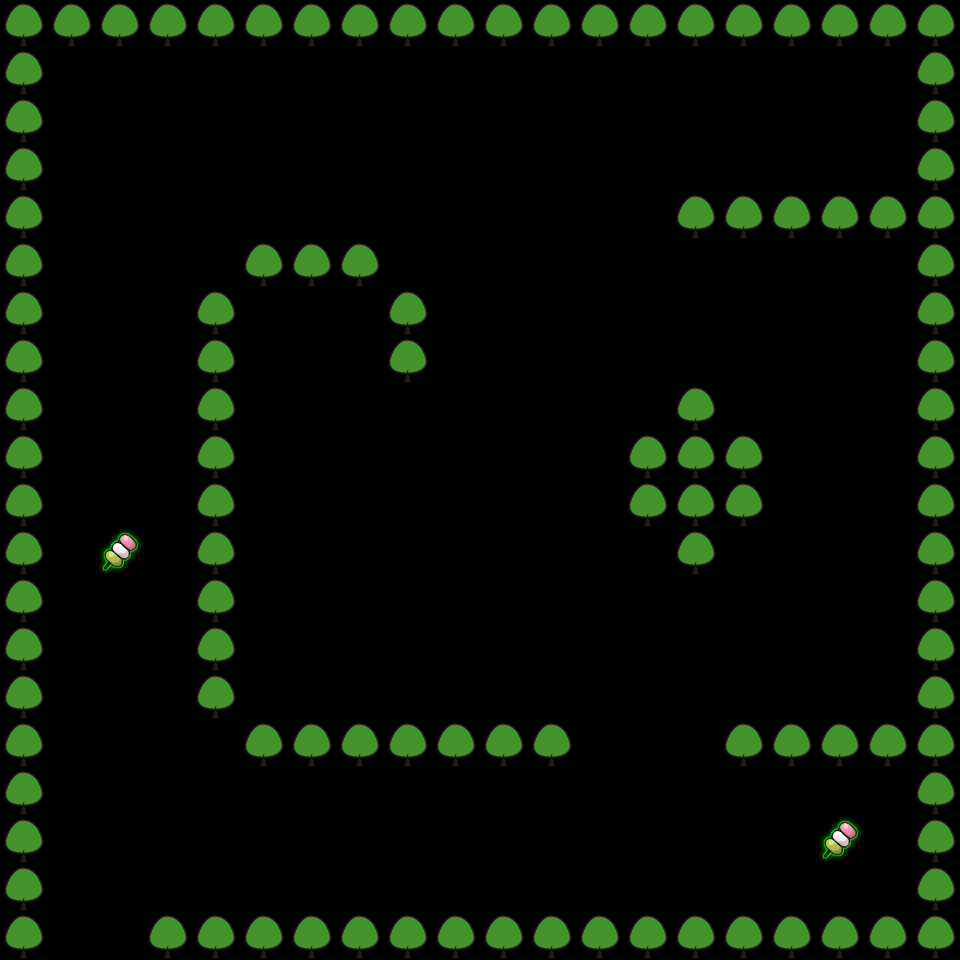

This game map was drawn from its Tiled (.tmx) file and the tilesets committed beside it. A one-line description and the trimmed map source follow:
An orthogonal 20x20 tile map with 48x48 px tiles, 2 tile layers (Terrain, Object), 2 tilesets.

<map version="1.0" orientation="orthogonal" renderorder="right-down" width="20" height="20" tilewidth="48" tileheight="48" nextobjectid="1">
 <tileset firstgid="1" source="object.tsx" />
 <tileset firstgid="6" source="terrain.tsx" />
 <layer name="Terrain" width="20" height="20">
  <data>[400 cells, 112 non-empty, 1 distinct tile ids]</data>
 </layer>
 <layer name="Object" width="20" height="20">
  <data>[400 cells, 2 non-empty, 1 distinct tile ids]</data>
 </layer>
</map>
